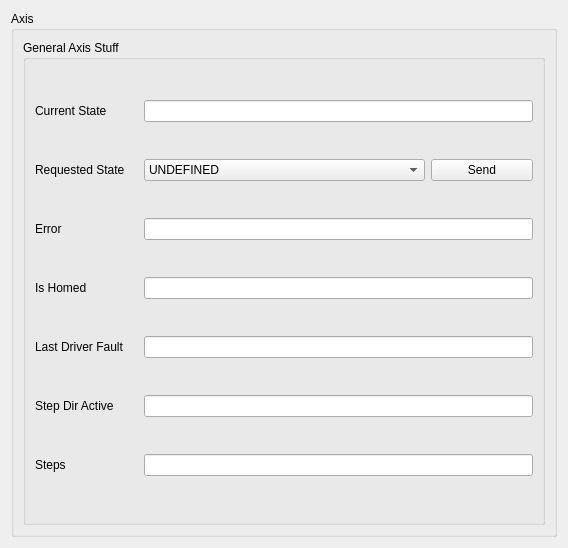
            <widget class="QWidget" name="axisGeneralScrollAreaWidget">
             <property name="geometry">
              <rect>
               <x>0</x>
               <y>0</y>
               <width>568</width>
               <height>548</height>
              </rect>
             </property>
             <layout class="QGridLayout" name="gridLayout_26">
              <item row="0" column="0">
               <widget class="QGroupBox" name="axisGeneralBox">
                <property name="title">
                 <string>Axis</string>
                </property>
                <layout class="QGridLayout" name="gridLayout_18">
                 <item row="0" column="0">
                  <widget class="QGroupBox" name="generalAxisStuffBox">
                   <property name="title">
                    <string>General Axis Stuff</string>
                   </property>
                   <layout class="QGridLayout" name="gridLayout_16">
                    <item row="3" column="0">
                     <widget class="QLabel" name="isHomed_label">
                      <property name="text">
                       <string>Is Homed</string>
                      </property>
                     </widget>
                    </item>
                    <item row="4" column="0">
                     <widget class="QLabel" name="lastDriverFault_label">
                      <property name="text">
                       <string>Last Driver Fault</string>
                      </property>
                     </widget>
                    </item>
                    <item row="6" column="0">
                     <widget class="QLabel" name="steps_label">
                      <property name="text">
                       <string>Steps</string>
                      </property>
                     </widget>
                    </item>
                    <item row="1" column="1">
                     <widget class="QComboBox" name="requestedStateSelector">
                      <item>
                       <property name="text">
                        <string>UNDEFINED</string>
                       </property>
                      </item>
                      <item>
                       <property name="text">
                        <string>IDLE</string>
                       </property>
                      </item>
                      <item>
                       <property name="text">
                        <string>STARTUP_SEQUENCE</string>
                       </property>
                      </item>
                      <item>
                       <property name="text">
                        <string>FULL_CALIBRATION_SEQUENCE</string>
                       </property>
                      </item>
                      <item>
                       <property name="text">
                        <string>MOTOR_CALIBRATION</string>
                       </property>
                      </item>
                      <item>
                       <property name="text">
                        <string>ENCODER_INDEX_SEARCH</string>
                       </property>
                      </item>
                      <item>
                       <property name="text">
                        <string>ENCODER_OFFSET_CALIBRATION</string>
                       </property>
                      </item>
                      <item>
                       <property name="text">
                        <string>CLOSED_LOOP_CONTROL</string>
                       </property>
                      </item>
                      <item>
                       <property name="text">
                        <string>LOCKIN_SPIN</string>
                       </property>
                      </item>
                      <item>
                       <property name="text">
                        <string>ENCODER_DIR_FIND</string>
                       </property>
                      </item>
                      <item>
                       <property name="text">
                        <string>HOMING</string>
                       </property>
                      </item>
                      <item>
                       <property name="text">
                        <string>ENCODER_HALL_POLARITY_CALIBRATION</string>
                       </property>
                      </item>
                      <item>
                       <property name="text">
                        <string>ENCODER_HALL_PHASE_CALIBRATION</string>
                       </property>
                      </item>
                     </widget>
                    </item>
                    <item row="5" column="0">
                     <widget class="QLabel" name="stepDirActive_label">
                      <property name="text">
                       <string>Step Dir Active</string>
                      </property>
                     </widget>
                    </item>
                    <item row="1" column="0">
                     <widget class="QLabel" name="requestedState_label">
                      <property name="text">
                       <string>Requested State</string>
                      </property>
                     </widget>
                    </item>
                    <item row="0" column="0">
                     <widget class="QLabel" name="currentState_label">
                      <property name="text">
                       <string>Current State</string>
                      </property>
                     </widget>
                    </item>
                    <item row="2" column="0">
                     <widget class="QLabel" name="axisError_label">
                      <property name="text">
                       <string>Error</string>
                      </property>
                     </widget>
                    </item>
                    <item row="1" column="2">
                     <widget class="QPushButton" name="requestedStateSend">
                      <property name="text">
                       <string>Send</string>
                      </property>
                     </widget>
                    </item>
                    <item row="2" column="1" colspan="2">
                     <widget class="QLineEdit" name="axisErrorText">
                      <property name="readOnly">
                       <bool>true</bool>
                      </property>
                     </widget>
                    </item>
                    <item row="0" column="1" colspan="2">
                     <widget class="QLineEdit" name="currentStateText">
                      <property name="readOnly">
                       <bool>true</bool>
                      </property>
                     </widget>
                    </item>
                    <item row="3" column="1" colspan="2">
                     <widget class="QLineEdit" name="isHomedText">
                      <property name="readOnly">
                       <bool>true</bool>
                      </property>
                     </widget>
                    </item>
                    <item row="4" column="1" colspan="2">
                     <widget class="QLineEdit" name="lastDriverFaultText">
                      <property name="readOnly">
                       <bool>true</bool>
                      </property>
                     </widget>
                    </item>
                    <item row="5" column="1" colspan="2">
                     <widget class="QLineEdit" name="stepDirActiveText">
                      <property name="readOnly">
                       <bool>true</bool>
                      </property>
                     </widget>
                    </item>
                    <item row="6" column="1" colspan="2">
                     <widget class="QLineEdit" name="stepsText">
                      <property name="readOnly">
                       <bool>true</bool>
                      </property>
                     </widget>
                    </item>
                   </layout>
                  </widget>
                 </item>
                </layout>
               </widget>
              </item>
             </layout>
            </widget>
